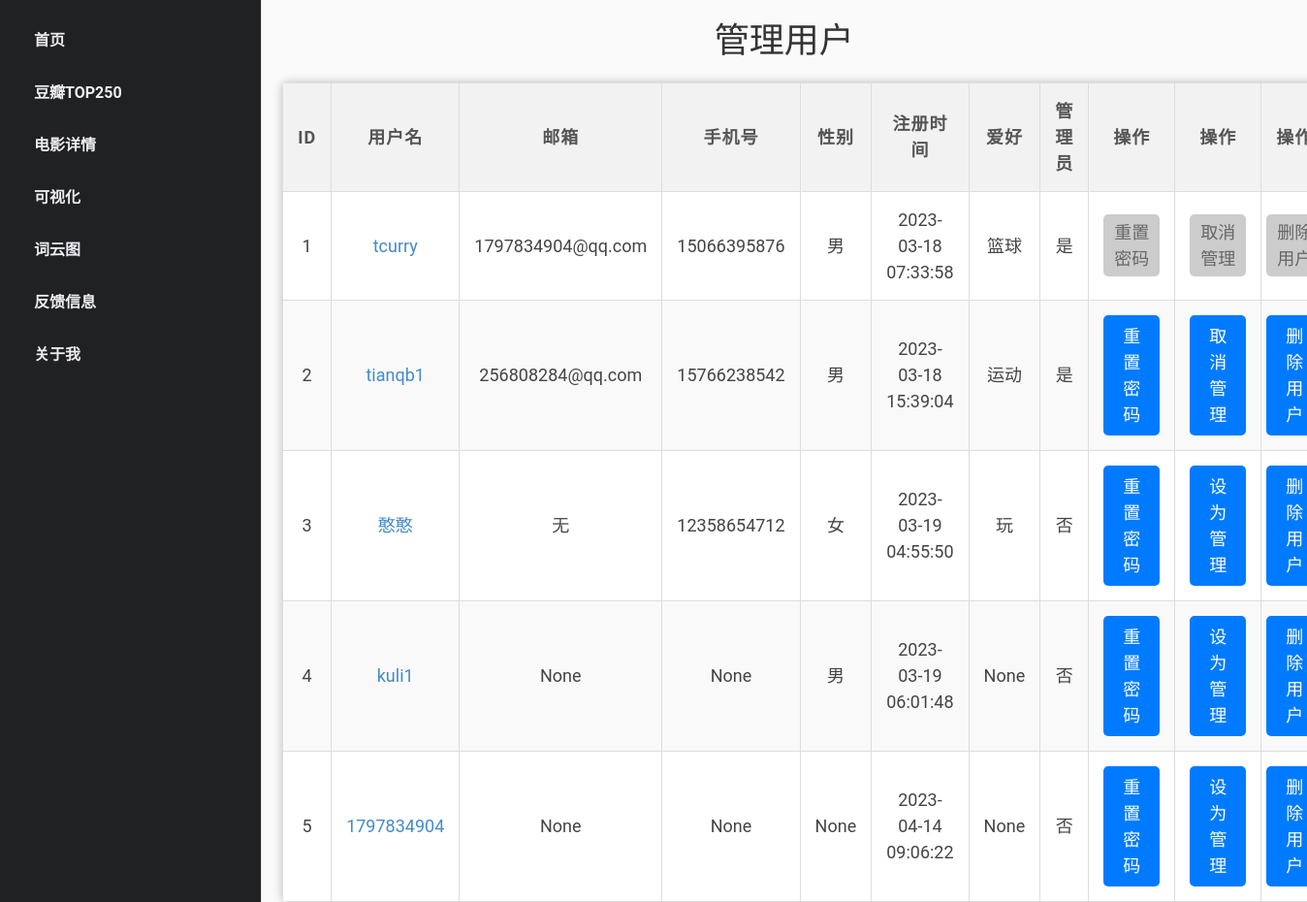
The page /users (signed in) on the database its author committed.
### tables this page shows
CREATE TABLE usertable
            (
            id integer primary key autoincrement,
            username VARCHAR(50) NOT NULL UNIQUE,
            password VARCHAR(255) NOT NULL,
            email TEXT UNIQUE,
            phone varchar(20) UNIQUE,
            gender TEXT CHECK (gender IN ('男', '女')),
            register_time TIMESTAMP DEFAULT CURRENT_TIMESTAMP NOT NULL,
            hobby text
            , is_admin BOOLEAN);

### other_functions.py (the view)
@other_functions_bp.route('/users')
@login_required
def users():
    if current_user.is_admin != 1:
        abort(403)
    conn = sqlite3.connect('database/userInfo.db')
    c = conn.cursor()
    c.execute('select * from usertable')
    result = c.fetchall()
    users = []
    for row in result:
        users.append({
            'id': row[0],
            'username': row[1],
            'email': row[3],
            'phone': row[4],
            'gender': row[5],
            'register_time': row[6],
            'hobby': row[7],
            'is_admin': '是' if row[8] == 1 else '否'
        })
    c.close()
    conn.close()
    return render_template('users.html', users=users)

### app.py (called while the page is built)
@login_manager.user_loader
def load_user(user_id):
    conn = sqlite3.connect('database/userInfo.db')
    c = conn.cursor()
    c.execute('SELECT * FROM usertable WHERE id = ?', (user_id,))
    result = c.fetchone()
    c.close()
    conn.close()
    if result:
        user = User(result[0], result[1])
        user.email = result[3]
        user.phone = result[4]
        user.gender = result[5]
        user.register_time = result[6]
        user.hobby = result[7]
        user.is_admin = result[8]
        return user
    else:
        return None

### templates/users.html (shortened to what this page needs)
<!DOCTYPE html>
<html lang="en" xmlns="">
<html>
<head>
  <link href="static/assets/vendor/bootstrap/css/bootstrap.min.css" rel="stylesheet">
  <link href="static/assets/vendor/icofont/icofont.min.css" rel="stylesheet">
  <link href="static/assets/vendor/boxicons/css/boxicons.min.css" rel="stylesheet">
  <link href="static/assets/vendor/animate.css/animate.min.css" rel="stylesheet">
  <link href="static/assets/vendor/venobox/venobox.css" rel="stylesheet">
  <link href="static/assets/vendor/aos/aos.css" rel="stylesheet">
  <link href="static/assets/css/style.css" rel="stylesheet">
	  <link href="static/assets/css/users.css" rel="stylesheet">
      <link href="static/assets/css/chat.css" rel="stylesheet">
<link rel="stylesheet" href="https://code.jquery.com/ui/1.12.1/themes/base/jquery-ui.css">
</head>
<body>
<div class="container2">
<div id="navigation">
  <ul>
    <li><a href="/index">首页</a></li>
    <li><a href="/movie">豆瓣TOP250</a></li>
    <li><a href="/pMovie">电影详情</a></li>
      <li><a href="/score">可视化</a></li>
       <li><a href="/cloud">词云图</a></li>
      <li><a href="/view_feedback">反馈信息</a></li>
      <li><a href="/aboutMe">关于我</a></li>
  </ul>
</div>
    <div class="t">
        <h1>管理用户</h1>
	<table>
		<thead>
			<tr>
				<th>ID</th>
				<th>用户名</th>
				<th>邮箱</th>
				<th>手机号</th>
                <th>性别</th>
				<th>注册时间</th>
				<th>爱好</th>
                <th>管理员</th>
				<th>操作</th>
                <th>操作</th>
                <th>操作</th>
			</tr>
		</thead>
		<tbody>
			{% for user in users %}
			<tr>
				<td>{{ user.id }}</td>
<td><a class="username-link" href="#" data-id="{{ user.id }}">{{ user.username }}</a></td>
				<td>{{ user.email }}</td>
				<td>{{ user.phone }}</td>
                <td>{{ user.gender }}</td>
				<td>{{ user.register_time }}</td>
				<td>{{ user.hobby }}</td>
                <td>{{ user.is_admin }}</td>
				<td>
                      {% if user.id == 1 %}
					<form class="reset-password-form" method="post" action="/reset_password">
						<button type="submit" class="admin-btn admin-btn--active" disabled>重置密码</button>
					</form>
                     {% else %}
					<form class="reset-password-form" method="post" action="/reset_password">
						<button type="submit" onclick="return confirm('确定要重置密码吗？')">重置密码</button>
					</form>
                        {% endif %}
                    </td>
                <td>
                     {% if user.id == 1 %}
                    <form class="cancel-admin-form" method="post" action="/cancel_admin">
                        <button type="submit" class="admin-btn admin-btn--active" disabled>取消管理</button>
                  </form>
                    {% else %}
                     {% if user.is_admin == '是' %}
                  <form class="cancel-admin-form" method="post" action="/cancel_admin">
                    <button type="submit" onclick="return confirm('确定要取消该用户的管理员权限吗？')">取消管理</button>
                  </form>
                {% else %}
                  <form class="set-admin-form" method="post" action="/set_admin">
                    <button type="submit" onclick="return confirm('确定要将该用户设为管理员吗？')">设为管理</button>
                  </form>
                {% endif %}
                   {% endif %}
				</td>
                <td>
                      {% if user.id == 1 %}
					<form class="delete-user-form" method="post" action="/delete_user">
						<button type="submit" class="admin-btn admin-btn--active" disabled>删除用户</button>
					</form>
                     {% else %}
					<form class="delete-user-form" method="post" action="/delete_user">
						<button type="submit" onclick="return confirm('确定要删除该用户吗？')">删除用户</button>
					</form>
                        {% endif %}
                    </td>
			</tr>
			{% endfor %}
		</tbody>
	</table>
        </div>
</div>
</body>
</html>

### static/assets/css/style.css (style rules this page uses)
body { font-family: "Open Sans", sans-serif; color: #444; }
a { color: #428bca; }
h1, h2, h3, h4, h5, h6, .font-primary { font-family: "Raleway", sans-serif; }

### static/assets/css/users.css (style rules this page uses)
html,body { margin: 0; padding: 0; height: 100%; font-family: 'Roboto', sans-serif; background-color: #fafafa; }
h1 { color: #333; font-size: 36px; text-align: center; margin-top: 20px; }
.t { width: 80%; margin-left:20%; }
table { margin-left: 2%; margin-top: 2%; border-collapse: collapse; width: 95%; background-color: white; box-shadow: 0px 0px 10px #bbb; border-radius: 5px; overflow: hidden; }
th, td { padding: 15px; text-align: center; border: 1px solid #ddd; font-size: 18px; }
th { background-color: #f2f2f2; font-weight: bold; color: #555; text-transform: uppercase; letter-spacing: 1px; }
tr:nth-child(even) { background-color: #f9f9f9; }
td:last-child { padding: 5px; }
button { background-color: #007bff; color: white; border: none; padding: 8px 20px; border-radius: 5px; cursor: pointer; transition: background-color 0.3s ease; }
.container2 { display: flex; flex-direction: row; justify-content: space-between; align-items: stretch; width: 100%; height: 100%; }
.admin-btn { background-color: #2196F3; color: white; padding: 5px 10px; border: none; border-radius: 5px; cursor: pointer; }
.admin-btn:disabled { background-color: #CCC; color: #666; cursor: default; }
.admin-btn--active { background-color: #F44336; }

### static/assets/css/chat.css (style rules this page uses)
#navigation { width: 20%; height: 100%; background-color: #202123; border-right: 1px solid #ddd; position: fixed; overflow-y: auto; }
#navigation ul { list-style: none; margin: 0; padding: 20px; }
#navigation li { margin-bottom: 10px; }
#navigation a { color: #ECECF1; text-decoration: none; font-weight: bold; font-size: 16px; padding: 10px; display: block; border-left: 5px solid transparent; transition: border-left-color .3s ease; }

### rows shown on the page
usertable: id "1", username "tcurry", email "1797834904@qq.com", phone "15066395876", gender "男", register_time "2023-03-18 07:33:58", hobby "篮球", is_admin "是"
usertable: id "2", username "tianqb1", email "256808284@qq.com", phone "15766238542", gender "男", register_time "2023-03-18 15:39:04", hobby "运动", is_admin "是"
usertable: id "3", username "憨憨", email "无", phone "12358654712", gender "女", register_time "2023-03-19 04:55:50", hobby "玩", is_admin "否"
usertable: id "4", username "kuli1", email "None", phone "None", gender "男", register_time "2023-03-19 06:01:48", hobby "None", is_admin "否"
usertable: id "5", username "1797834904", email "None", phone "None", gender "None", register_time "2023-04-14 09:06:22", hobby "None", is_admin "否"
